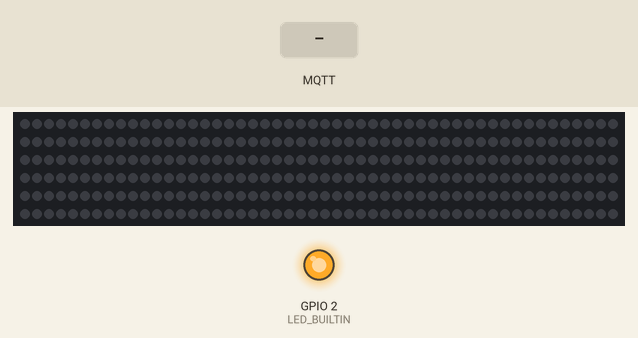
Simulated run of this program. Board: ESP32. On the bench: 300 RGB LEDs in strip order, left to right, continuing on the next row, output pins drawn as LEDs (lit = HIGH). The test bench sets the inputs (shaded band). WiFi joins after 1.5 s; servers stay silent unless stated; no MQTT or app messages arrive unless stated; what the program prints to the serial monitor is not drawn.

Above: at 2.1 s.
At 4.2 s:
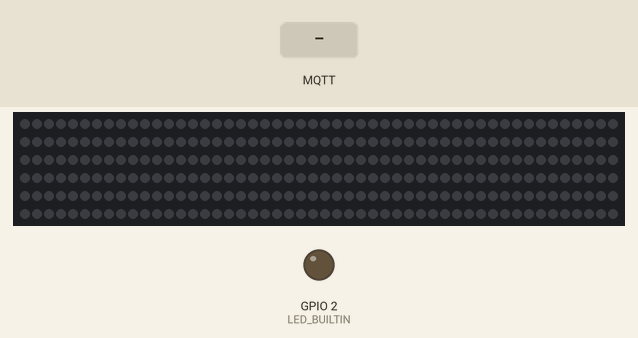
4.3 s: MQTT message "5" arrives on the first subscribed topic
5.8 s: MQTT message "on" arrives on the first subscribed topic
7.3 s: MQTT message "off" arrives on the first subscribed topic
Timing chart, 0 to 10.3 s (numbered marks = the images above; inputs shaded):
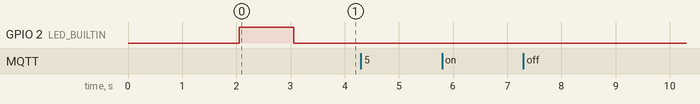

Measured:
- after the input at 5.8 s, every drawn part: stays the same
- after the input at 7.3 s, every drawn part: stays the same

The program:

main.cpp
```cpp
#include <Arduino.h>
#include <WiFi.h>
#include <PubSubClient.h>
// #include "OTA.h"
#include "credentials.h"
#include <FastLED.h>
#include <ArduinoJson.h>

WiFiClient espClient;
PubSubClient client(espClient);

#define NUM_LEDS 300
#define DATA_PIN 15
#define TOPIC "device/" DEVICEID

CRGB leds[NUM_LEDS];

int value = 0;
char json_c[250];
bool state = false;
float brightness;
long color_spectrumRGB;
String hexColor;

bool boot = false;

void callback(char *topic, byte *payload, unsigned int length)
{
  Serial.print("Message arrived [");
  Serial.print(topic);
  Serial.println("]");

  for (int i = 0; i < length; i++)
  {
    Serial.print((char)payload[i]);
    json_c[i] = payload[i];
  }
  Serial.println();

  StaticJsonDocument<250> doc;
  DeserializationError error = deserializeJson(doc, json_c);

  if (error)
  {
    Serial.print(F("deserializeJson() failed: "));
    Serial.println(error.c_str());
  }
  else
  {
    state = doc["on"];
    brightness = doc["brightness"];
    brightness /= 100;
    color_spectrumRGB = doc["color"]["spectrumRGB"];
    hexColor = String(color_spectrumRGB, HEX);
    Serial.println(hexColor);
    long number = (long)strtol(&hexColor[0], NULL, 16);
    int r = number >> 16;
    int g = number >> 8 & 0xFF;
    int b = number & 0xFF;
    Serial.println((String)r + "," + g + "," + b);
    if (state)
    {
      fill_solid(leds, NUM_LEDS, CRGB(r * brightness, g * brightness, b * brightness));
      FastLED.show();
    }
    else if (!state)
    {
      fill_solid(leds, NUM_LEDS, CRGB::Black);
      FastLED.show();
    }
  }
}
void requestData()
{
  Serial.println("Control");
  client.publish("device/control", "{\"id\" : \"" DEVICEID "\",\"param\" : \"\",\"value\" : \"\",\"intent\" : \"request\"}");
}
void reconnect()
{
  while (!client.connected())
  {
    Serial.println("Attempting MQTT connection...");
    if (client.connect(DEVICEID))
    {
      Serial.println("connected");
      client.subscribe(TOPIC);
    }
    else
    {
      Serial.print("failed, rc=");
      Serial.print(client.state());
      Serial.println(" try again in 5 seconds");
      // Wait 5 seconds before retrying
      delay(5000);
    }
  }
  requestData();
}
void connectmqtt()
{
  client.connect(DEVICEID); // ESP will connect to mqtt broker with DEVICEID
  {
    Serial.println("connected to MQTT");
    Serial.print("TOPIC: ");
    Serial.println(TOPIC);
    client.subscribe(TOPIC);

    if (!client.connected())
    {
      reconnect();
    }
    requestData();
  }
}
void setup()
{
  Serial.begin(115200);
  Serial.println("Version: v1.0\nAuthor: Sergi Castro (sergicastro2001@gmail.com)");
  Serial.print("Connecting to ");
  Serial.println(SSID);
  WiFi.mode(WIFI_STA);
  WiFi.begin(SSID, PASSWORD);
  while (WiFi.status() != WL_CONNECTED)
  {
    delay(1000);
    Serial.println("Establishing connection to WiFi..");
  }
  // delay(3000);
  Serial.print("Wifi Connected with ip: ");
  Serial.println(WiFi.localIP());
  client.setServer(MQTTBROKER, 1883); //connecting to mqtt server
  client.setCallback(callback);
  //delay(5000);
  connectmqtt();

  FastLED.addLeds<WS2812B, DATA_PIN, GRB>(leds, NUM_LEDS).setCorrection(TypicalLEDStrip);

  pinMode(LED_BUILTIN, OUTPUT);

  digitalWrite(LED_BUILTIN, HIGH);
  delay(1000);
  digitalWrite(LED_BUILTIN, LOW);
}

void loop()
{
  if (!client.connected())
  {
    reconnect();
  }

  client.loop();
}
```

credentials.h
```cpp
#define SSID ""
#define PASSWORD ""
#define MQTTBROKER ""
#define DEVICEID ""
```
